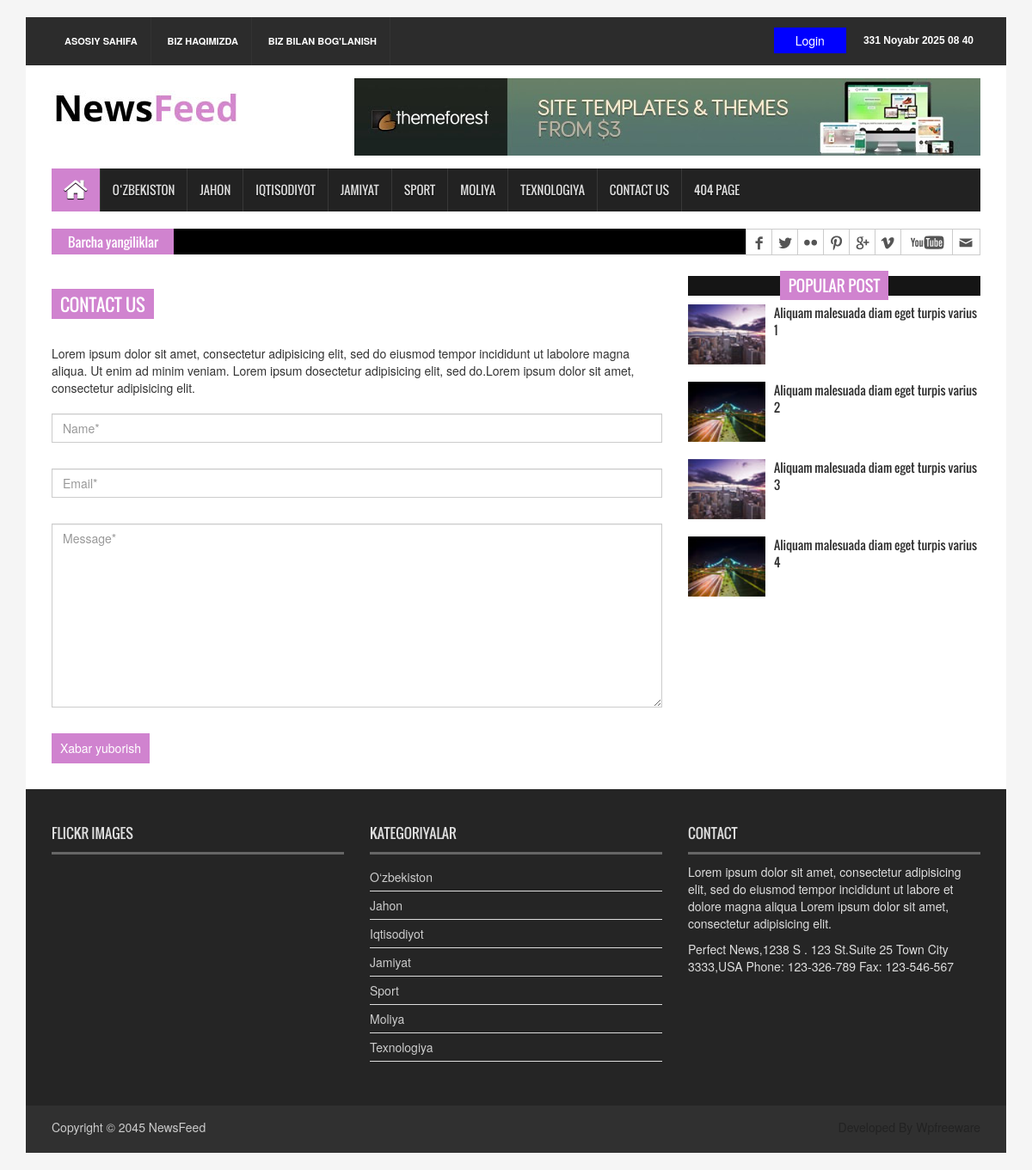
The page /contact-us/ on the database its author committed.
### news_project/models.py (models this page shows, shortened)
class Category(models.Model):
    name = models.CharField(max_length=120)
    class Meta:
        verbose_name = 'category'
        verbose_name_plural = 'categories'

### news_project/views.py (the view)
# urls.py: path('contact-us/', contact_view, name='contact_us'),
def contact_view(request):
    form = ContactForm(request.POST or None)
    if request.method == "POST" and form.is_valid():
        form.save()
        return HttpResponse("xabar adminga yuborildi ✔ <a href=''>Asosiy sahifa </a>")
    context = {
        'form':form
    }
    return render(request, 'news/contact.html',context)

### news_project/forms.py
class ContactForm(forms.ModelForm):
    class Meta:
        model = Contact
        fields = "__all__"

### news_project/context_processors.py (called while the page is built)
def all_Categories(request):
    categories = Category.objects.all()
    context = {
        'categories': categories
    }
    return context

### templates/news/contact.html
{% extends 'news/base.html' %}
{% load static %}
{% block content %}
<section id="contentSection">
  <div class="row">
    <div class="col-lg-8 col-md-8 col-sm-8">
      <div class="left_content">
        <div class="contact_area">
          <h2>Contact Us</h2>
          <p>Lorem ipsum dolor sit amet, consectetur adipisicing elit, sed do eiusmod tempor incididunt ut labolore
            magna aliqua. Ut enim ad minim veniam. Lorem ipsum dosectetur adipisicing elit, sed do.Lorem ipsum dolor sit
            amet, consectetur adipisicing elit.</p>
          <form action="#" class="contact_form" method="post" > {% csrf_token %}
            <input class="form-control" type="text" placeholder="Name*" name="name" >
            <input class="form-control" type="email" placeholder="Email*" name="email" >
            <textarea class="form-control" cols="30" rows="10" placeholder="Message*" name="message" ></textarea>
            <input type="submit" value="Xabar yuborish">
          </form>
        </div>
      </div>
    </div>
    <div class="col-lg-4 col-md-4 col-sm-4">
      <aside class="right_content">
        <div class="single_sidebar">
          <h2><span>Popular Post</span></h2>
          <ul class="spost_nav">
            <li>
              <div class="media wow fadeInDown"> <a href="single_page.html" class="media-left"> <img alt=""
                    src="{% static 'images/post_img1.jpg' %}"> </a>
                <div class="media-body"> <a href="single_page.html" class="catg_title"> Aliquam malesuada diam eget
                    turpis varius 1</a> </div>
              </div>
            </li>
            <li>
              <div class="media wow fadeInDown"> <a href="single_page.html" class="media-left"> <img alt=""
                    src="{% static 'images/post_img2.jpg' %}"> </a>
                <div class="media-body"> <a href="single_page.html" class="catg_title"> Aliquam malesuada diam eget
                    turpis varius 2</a> </div>
              </div>
            </li>
            <li>
              <div class="media wow fadeInDown"> <a href="single_page.html" class="media-left"> <img alt=""
                    src="{% static 'images/post_img1.jpg' %}"> </a>
                <div class="media-body"> <a href="single_page.html" class="catg_title"> Aliquam malesuada diam eget
                    turpis varius 3</a> </div>
              </div>
            </li>
            <li>
              <div class="media wow fadeInDown"> <a href="single_page.html" class="media-left"> <img alt=""
                    src="{% static 'images/post_img2.jpg' %}"> </a>
                <div class="media-body"> <a href="single_page.html" class="catg_title"> Aliquam malesuada diam eget
                    turpis varius 4</a> </div>
              </div>
            </li>
          </ul>
        </div>
      </aside>
    </div>
  </div>
</section>
{% endblock content %}

### templates/news/base.html (shortened to what this page needs)
{% load static %}
<!DOCTYPE html>
<html>
<head>
    <link rel="stylesheet" type="text/css" href="{% static 'css/bootstrap.min.css' %}">
    <link rel="stylesheet" type="text/css" href="{% static 'css/font-awesome.min.css' %}">
    <link rel="stylesheet" type="text/css" href="{% static 'css/animate.css' %}">
    <link rel="stylesheet" type="text/css" href="{% static 'css/font.css' %}">
    <link rel="stylesheet" type="text/css" href="{% static 'css/li-scroller.css' %}">
    <link rel="stylesheet" type="text/css" href="{% static 'css/slick.css' %}">
    <link rel="stylesheet" type="text/css" href="{% static 'css/jquery.fancybox.css' %}">
    <link rel="stylesheet" type="text/css" href="{% static 'css/theme.css' %}">
    <link rel="stylesheet" type="text/css" href="{% static 'css/style.css' %}">
</head>
<body>
    <div class="container">
        <header id="header">
            <div class="row">
                <div class="col-lg-12 col-md-12 col-sm-12">
                    <div class="header_top">
                        <div class="header_top_left">
                            <ul class="top_nav">
                                <li><a href="{% url 'home_page' %}">Asosiy sahifa</a></li>
                                <li><a href="{% url 'about_us' %}">Biz haqimizda</a></li>
                                <li><a href="{% url 'contact_us' %}">Biz bilan bog'lanish</a></li>
                            </ul>
                        </div>
                        <div  style="display: flex;align-items: center;justify-content: end;gap: 20px;" class="header_top_right">
                            {% if user.is_authenticated %}
                            <a  style="color: white;background: red;padding: 5px 25px;" href="{% url 'logout' %}">log out</a>
                            {% else %}
                            <a  style="color: white;background: blue;padding: 5px 25px;" href="{% url 'login' %}">Login</a>
                            {% endif %}
                            <p>{% now 'js F Y H i' %}</p>
                        </div>
                    </div>
                </div>
                <div class="col-lg-12 col-md-12 col-sm-12">
                    <div class="header_bottom">
                        <div class="logo_area"><a href="{% url 'home_page' %}" class="logo"><img
                                    src="{% static 'images/logo.jpg' %}" alt=""></a></div>
                        <div class="add_banner"><a href="#"><img src="{% static 'images/addbanner_728x90_V1.jpg' %}"
                                    alt=""></a></div>
                    </div>
                </div>
            </div>
        </header>
        <section id="navArea">
            <nav class="navbar navbar-inverse" role="navigation">
                <div id="navbar" class="navbar-collapse collapse">
                    <ul class="nav navbar-nav main_nav">
                        <li class="active"><a href="{% url 'home_page' %}"><span class="fa fa-home desktop-home"></span></a></li>
                        {% for category in categories %}
                                    <li><a href="{% url 'category_news' category.name %}">{{ category.name }}</a></li>
                            {% endfor %}
                        <li><a href="pages/contact.html">Contact Us</a></li>
                        <li><a href="pages/404.html">404 Page</a></li>
                    </ul>
                </div>
            </nav>
        </section>
        <section id="newsSection">
            <div class="row">
                <div class="col-lg-12 col-md-12">
                    <div class="latest_newsarea"> <span>Barcha yangiliklar</span>
                        <div class="social_area">
                            <ul class="social_nav">
                                <li class="facebook"><a href="#"></a></li>
                                <li class="twitter"><a href="#"></a></li>
                                <li class="flickr"><a href="#"></a></li>
                                <li class="pinterest"><a href="#"></a></li>
                                <li class="googleplus"><a href="#"></a></li>
                                <li class="vimeo"><a href="#"></a></li>
                                <li class="youtube"><a href="#"></a></li>
                                <li class="mail"><a href="#"></a></li>
                            </ul>
                        </div>
                    </div>
                </div>
            </div>
        </section>
        {% block content %}
        {% endblock content %}
        <footer id="footer">
            <div class="footer_top">
                <div class="row">
                    <div class="col-lg-4 col-md-4 col-sm-4">
                        <div class="footer_widget wow fadeInLeftBig">
                            <h2>Flickr Images</h2>
                        </div>
                    </div>
                    <div class="col-lg-4 col-md-4 col-sm-4">
                        <div class="footer_widget wow fadeInDown">
                            <h2>Kategoriyalar</h2>
                            <ul class="tag_nav">
                                {% for item in categories %}
                                    <li><a href="{% url 'category_news' item.name %}">{{ item.name }}</a></li>
                                {% endfor %}
                            </ul>
                        </div>
                    </div>
                    <div class="col-lg-4 col-md-4 col-sm-4">
                        <div class="footer_widget wow fadeInRightBig">
                            <h2>Contact</h2>
                            <p>Lorem ipsum dolor sit amet, consectetur adipisicing elit, sed do eiusmod tempor
                                incididunt ut labore et dolore magna aliqua Lorem ipsum dolor sit amet, consectetur
                                adipisicing elit.</p>
                            <address>
                                Perfect News,1238 S . 123 St.Suite 25 Town City 3333,USA Phone: 123-326-789 Fax:
                                123-546-567
                            </address>
                        </div>
                    </div>
                </div>
            </div>
            <div class="footer_bottom">
                <p class="copyright">Copyright &copy; 2045 <a href="index.html">NewsFeed</a></p>
                <p class="developer">Developed By Wpfreeware</p>
            </div>
        </footer>
    </div>
</body>
</html>

### static/css/theme.css (style rules this page uses)
.navbar-inverse .navbar-nav > .active > a, .navbar-inverse .navbar-nav > .active > a:hover, .navbar-inverse .navbar-nav > .active > a:focus { background-color:#d083cf }
.latest_newsarea span { background:none repeat scroll 0 0 #d083cf }
.single_sidebar > h2 span { background:none repeat scroll 0 0 #d083cf }
.contact_area > h2 { background-color:#d083cf }
.contact_form input[type="submit"] { background-color:#d083cf }

### rows shown on the page
Category: name "O‘ZBEKISTON", name "O‘zbekiston"
Category: name "JAHON", name "Jahon"
Category: name "IQTISODIYOT", name "Iqtisodiyot"
Category: name "JAMIYAT", name "Jamiyat"
Category: name "SPORT", name "Sport"
Category: name "MOLIYA", name "Moliya"
Category: name "TEXNOLOGIYA", name "Texnologiya"
